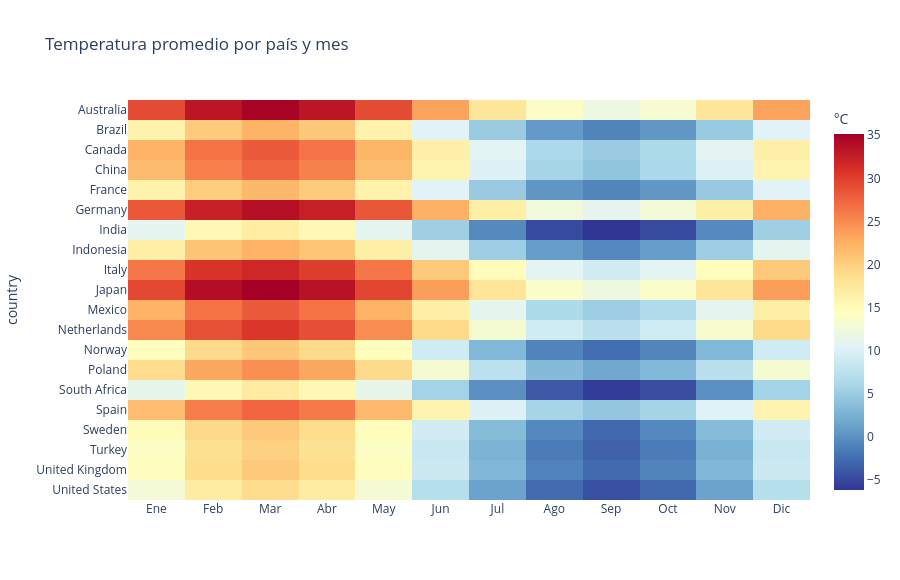

This figure's notebook cell:
### Code cell
temp_pivot = (df.groupby(["country","month"])["avg_temperature"]
              .mean().reset_index()
              .pivot(index="country", columns="month",
                     values="avg_temperature"))
temp_pivot.columns = ["Ene","Feb","Mar","Abr","May","Jun",
                       "Jul","Ago","Sep","Oct","Nov","Dic"]

fig = px.imshow(
    temp_pivot, color_continuous_scale="RdYlBu_r",
    title="Temperatura promedio por país y mes",
    labels=dict(color="°C"), aspect="auto", height=580
)
fig.show()

### Figure 1 — Plotly figure (JSON) as saved in the notebook; plotly's stock layout.template omitted (floating-point values rounded to 4 significant figures; data arrays with more than 128 entries replaced by an {"elided": "..."} marker saying what was removed)
{"data": [{"coloraxis": "coloraxis", "hovertemplate": "x: %{x}<br>country: %{y}<br>°C: %{z}<extra></extra>", "name": "0", "type": "heatmap", "x": ["Ene", "Feb", "Mar", "Abr", "May", "Jun", "Jul", "Ago", "Sep", "Oct", "Nov", "Dic"], "xaxis": "x", "y": ["Australia", "Brazil", "Canada", "China", "France", "Germany", "India", "Indonesia", "Italy", "Japan", "Mexico", "Netherlands", "Norway", "Poland", "South Africa", "Spain", "Sweden", "Turkey", "United Kingdom", "United States"], "yaxis": "y", "z": {"elided": "20x12 float values"}}], "layout": {"coloraxis": {"colorbar": {"title": {"text": "°C"}}, "colorscale": [[0, "rgb(49,54,149)"], [0.1, "rgb(69,117,180)"], [0.2, "rgb(116,173,209)"], [0.3, "rgb(171,217,233)"], [0.4, "rgb(224,243,248)"], [0.5, "rgb(255,255,191)"], [0.6, "rgb(254,224,144)"], [0.7, "rgb(253,174,97)"], [0.8, "rgb(244,109,67)"], [0.9, "rgb(215,48,39)"], [1, "rgb(165,0,38)"]]}, "height": 580, "title": {"text": "Temperatura promedio por país y mes"}, "xaxis": {"anchor": "y", "domain": [0, 1]}, "yaxis": {"anchor": "x", "autorange": "reversed", "domain": [0, 1], "title": {"text": "country"}}}}
